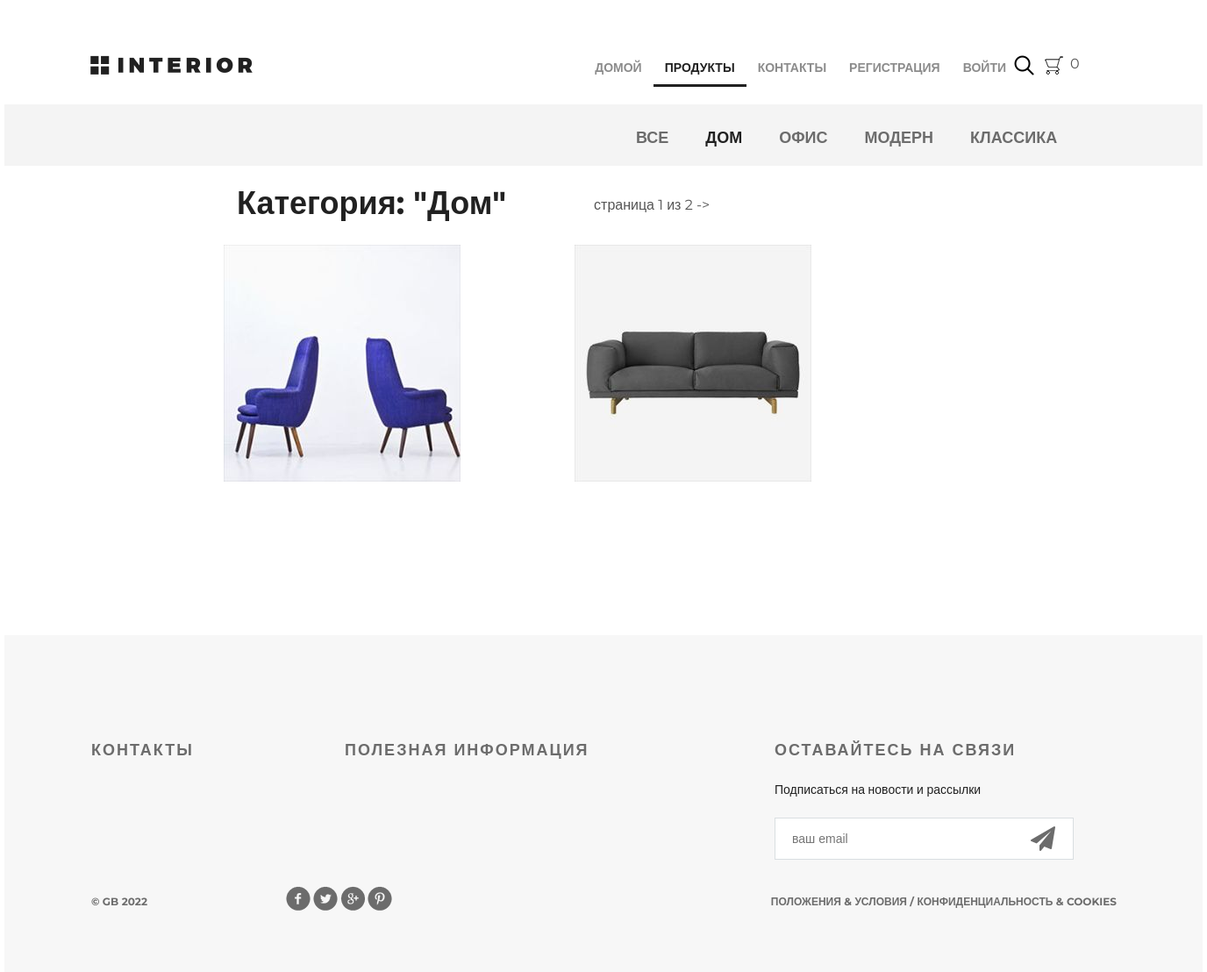
The page /products/1/ on the database its author committed.
### mainapp/models.py (models this page shows, shortened)
class ProductCategory(models.Model):
    name = models.CharField(max_length=64, unique=True, verbose_name='Название')
    description = models.TextField(verbose_name='Описание')
    is_active = models.BooleanField(default=True)
    class Meta:
        verbose_name = 'категория'
        verbose_name_plural = 'категории'

class Product(models.Model):
    category = models.ForeignKey(ProductCategory, on_delete=models.CASCADE)
    name = models.CharField(max_length=128, verbose_name='Название')
    image = models.ImageField(upload_to='products_images', blank=True)
    short_desc = models.CharField(max_length=255, blank=True)
    description = models.TextField(verbose_name='Описание')
    price = models.DecimalField(max_digits=8, decimal_places=2, verbose_name='Цена', default=0)
    quantity = models.PositiveSmallIntegerField(default=0, verbose_name='Количество')
    is_active = models.BooleanField(default=True)
    class Meta:
        verbose_name = 'продукт'
        verbose_name_plural = 'продукты'

### mainapp/views.py (the view, shortened to what this page needs)
# urls.py: path('products/<int:pk>', adminapp.ProductsListView.as_view(), name='products'),
def products(request, pk=None, page=1):
    links_menu = ProductCategory.objects.filter(is_active=True)
    title = 'Товары'
    if pk is not None:
        if pk == 0:
            product_list = Product.objects.filter(is_active=True)
            category = {'name': 'все продукты', 'pk': 0}
        else:
            category = get_object_or_404(ProductCategory, pk=pk)
            product_list = Product.objects.filter(is_active=True, category__pk=pk)
        paginator = Paginator(product_list, 2)
        try:
            products_paginator = paginator.page(page)
        except PageNotAnInteger:
            products_paginator = paginator.page(1)
        except EmptyPage:
            products_paginator = paginator.page(paginator.num_pages)
        context = {
            'product_list': products_paginator,
            'category': category,
            'title': title,
            'links_menu': links_menu,
            }
        return render(request, 'mainapp/products_list.html', context)

### mainapp/context_processors.py (called while the page is built)
def basket(request):
    basket_items = []
    if request.user.is_authenticated:
        basket_items = Basket.objects.filter(user=request.user)
    return {
        'basket': basket_items
    }

### mainapp/templates/mainapp/products_list.html (shortened to what this page needs)
{% extends 'mainapp/base.html' %}
{% load static %}
{% block content %}
    <div class="hero-white">
        <div class="header clearfix">
            {% include 'mainapp/includes/inc_main_menu.html' %}
        </div>
    </div>
    <div class="details">
        <div class="links clearfix">
            {% include 'mainapp/includes/inc_products_menu.html' %}
        </div>
        <div class="products_list">
            <div class="title clearfix">
                <h2>
                    Категория: "{{ category.name|title }}"
                </h2>
                <div class="paginator">
                <span class="current">
                    страница {{ product_list.number }} из {{ product_list.paginator.num_pages }}
                </span>
                    {% if product_list.has_next %}
                         <a href="{% url 'products:product_paginate' category.pk product_list.next_page_number %}">-></a>
                    {% endif %}
                </div>
            </div>
            <div class="category-products clearfix">
                {% for product in product_list %}
                    <div class="block">
                        <a href="{% url 'products:product' product.pk %}">
                            <img src="/media/{{ product.image|default:'products_images/default.jpg' }}" alt="product">
                        </a>
                    </div>
                {% endfor %}
            </div>
        </div>
    </div>
{% endblock %}

### mainapp/templates/mainapp/includes/inc_products_menu.html
<div class="links clearfix">
  <ul class="links-menu">
    <li><a href="{% url 'products:category' 0 %}" class="{% if request.resolver_match.kwargs.pk == 0 %}active{% endif %}">Все</a></li>
    {% for item in links_menu %}
      <li><a href="{% url 'products:category' item.pk %}" class="{% if request.resolver_match.kwargs.pk == item.pk %}active{% endif %}">{{item.name}}</a></li>
    {% endfor %}
  </ul>
</div>

### static/css/style.css (style rules this page uses)
* { margin: 0; padding: 0; }
body { font-family: 'Montserrat', sans-serif; }
html, body { height: 100%; }
.products_list { margin-left: 250px; }
.products_list a { color: #555; text-decoration: none; }
.products_list .title { margin: 20px auto; height: 50px; float: none; }
.products_list .title h2 { margin-top: 0; float: left; }
.products_list .title .paginator { display: block; position: relative; left: 75px; top: 15px; margin-left: 25px; color: #555; float: left; }
.paginator a, .paginator a:visited { color: #555; text-decoration: none; }
.category-products { margin-bottom: 75px; }
.category-products .block a img { float: left; }
.category-products .block { float: left; margin-right: 30px; display: block; height: 370px; width: 370px; position: relative; }
.clearfix:after { content: ""; display: block; clear: both; }
.title { height: 152px; margin-right: 15px; }
.title h2 { float: left; margin-top: 118px; color: #212121; font-size: 36px; font-weight: 700; text-align: left; margin-left: 15px; }
.hero-white { background-color: #fff; height: 119px; padding-left: 98px; padding-right: 211px; position: relative; }
.links { height: 70px; background-color: #f4f4f4; position: relative; padding-left: 360px; }
.links-menu { margin: 27px auto 0px; position: absolute; }
.links-menu li { float: left; list-style-type: none; padding-right: 42px; }
.links-menu li a { text-decoration: none; color: #6c6c6c; font-size: 18px; font-weight: 700; text-transform: uppercase; }
.links-menu .active { color: #212121; font-size: 18px; font-weight: 700; }

### rows shown on the page
ProductCategory: name "ДОМ", name "Дом"
ProductCategory: name "ОФИС"
ProductCategory: name "МОДЕРН"
ProductCategory: name "КЛАССИКА"
Product: image (picture)
Product: shows a picture

### other values the page prints
{{ product_list.number }} "1"
{{ product_list.paginator.num_pages }} "2"
